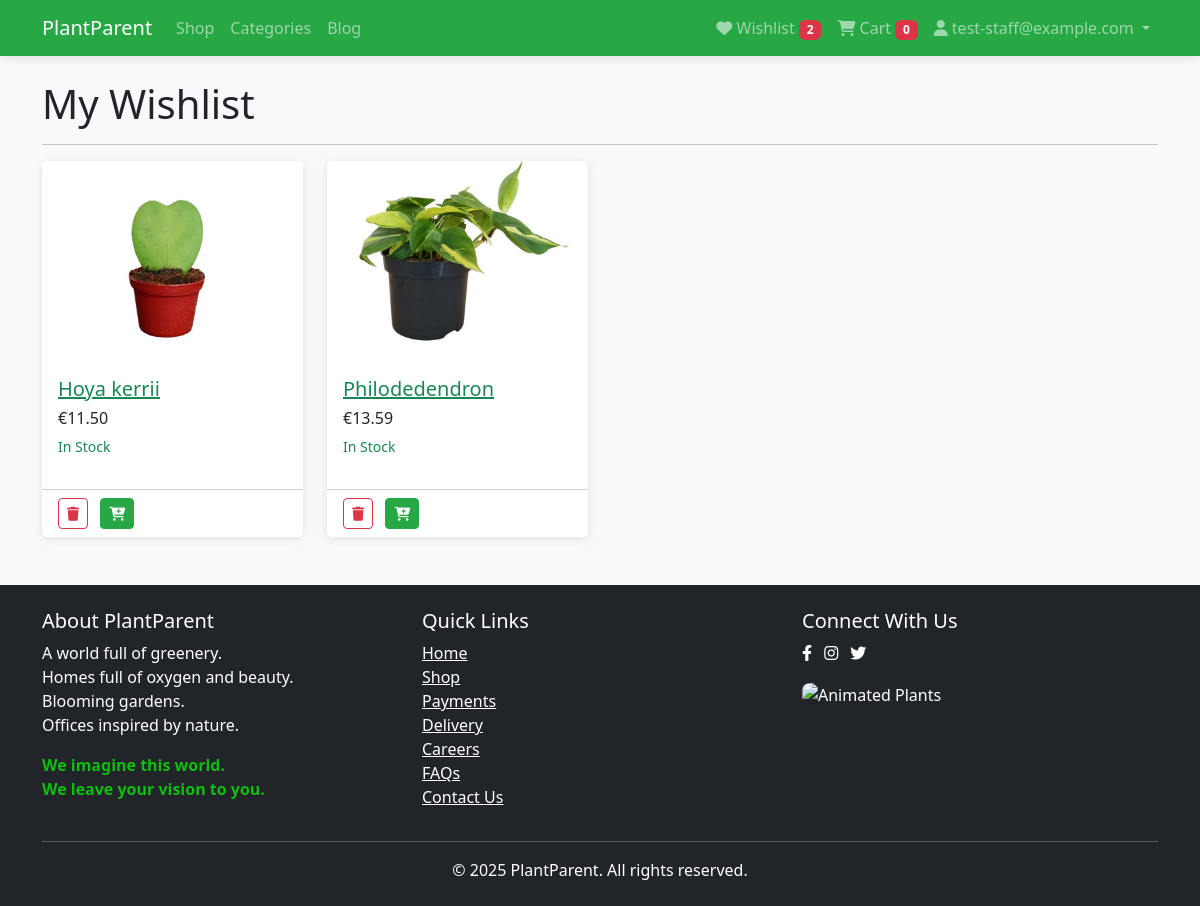
/wishlist/view (signed in), run on the app's committed database.
### accounts/models.py (models this page shows, shortened)
class User(AbstractUser):
    username = None
    email = models.EmailField(_('email address'), unique=True)
    phone = models.CharField(max_length=20, blank=True)
    address = models.TextField(blank=True)
    city = models.CharField(max_length=100, blank=True)
    postal_code = models.CharField(max_length=20, blank=True)
    country = models.CharField(max_length=100, blank=True)
    profile_picture = models.ImageField(
        upload_to=user_profile_picture_path,
        blank=True,
        null=True,
        validators=[validate_image_size, validate_image_format],
        help_text=_('Upload a profile picture (max 1MB, formats: JPG, PNG, GIF)')
    )
    receive_newsletter = models.BooleanField(default=False)
    USERNAME_FIELD = 'email'
    REQUIRED_FIELDS = []
    objects = UserManager()
    class Meta:
        permissions = [
            ("can_publish_post", "Can publish blog posts without approval"),
            ("can_edit_all_posts", "Can edit any blog post (not just own)"),
        ]
    class Meta:
        verbose_name = 'User'
        verbose_name_plural = 'Users'

### wishlist/models.py (models this page shows, shortened)
class Wishlist(models.Model):
    user = models.OneToOneField(
        settings.AUTH_USER_MODEL,
        on_delete=models.CASCADE,
        related_name='wishlist'
    )
    created_at = models.DateTimeField(auto_now_add=True)
    updated_at = models.DateTimeField(auto_now=True)

class WishlistItem(models.Model):
    wishlist = models.ForeignKey(
        Wishlist,
        on_delete=models.CASCADE,
        related_name='items'
    )
    product = models.ForeignKey(
        Product,
        on_delete=models.CASCADE
    )
    added_at = models.DateTimeField(auto_now_add=True)
    class Meta:
        unique_together = ['wishlist', 'product']

### products/models.py (models this page shows, shortened)
class Product(models.Model):
    name = models.CharField(max_length=200)
    slug = models.SlugField(max_length=200, unique=True)
    description = models.TextField()
    short_description = models.CharField(max_length=300, blank=True)
    price = models.DecimalField(max_digits=10, decimal_places=2)
    category = models.ForeignKey(
        Category,
        related_name='products',
        on_delete=models.SET_NULL,
        null=True
    )
    image = models.ImageField(upload_to='products/')
    stock = models.PositiveIntegerField(default=0)
    available = models.BooleanField(default=True)
    created = models.DateTimeField(auto_now_add=True)
    updated = models.DateTimeField(auto_now=True)
    featured = models.BooleanField(default=False)
    class Meta:
        ordering = ['-created']
        indexes = [
            models.Index(fields=['id', 'slug']),
            models.Index(fields=['name']),
            models.Index(fields=['-created']),
        ]
    def get_absolute_url(self):
        return reverse('products:detail', args=[self.slug])

### wishlist/views.py (the view)
# urls.py: path('view', views.WishlistView.as_view(), name='view'),
class WishlistView(LoginRequiredMixin, DetailView):
    model = Wishlist
    template_name = 'wishlist/view.html'
    def get_object(self):
        wishlist, created = Wishlist.objects.get_or_create(user=self.request.user)
        return wishlist

### plantparent/context_processors.py (called while the page is built)
def cart_context(request):
    context = {}
    if request.user.is_authenticated:
        cart = Cart.objects.filter(user=request.user).first()
        context['cart'] = cart
    return context

def wishlist_context(request):
    context = {}
    if request.user.is_authenticated:
        wishlist, created = Wishlist.objects.get_or_create(user=request.user)
        context['wishlist'] = wishlist
    return context

### templates/wishlist/view.html (shortened to what this page needs)
{% extends 'base.html' %}
{% block content %}
<div class="row">
    <div class="col-12">
        <h1>My Wishlist</h1>
        <hr>
    </div>
</div>
{% if wishlist.items.count > 0 %}
<div class="row">
    {% for item in wishlist.items.all %}
        <div class="col-lg-3 col-md-4 col-6 mb-4">
            <div class="card h-100">
                <a href="{{ item.product.get_absolute_url }}">
                    <img class="card-img-top" src="{{ item.product.image.url }}" alt="{{ item.product.name }}">
                </a>
                <div class="card-body">
                    <h5 class="card-title">
                        <a href="{{ item.product.get_absolute_url }}" class="text-success">{{ item.product.name }}</a>
                    </h5>
                    <h6>€{{ item.product.price }}</h6>
                    {% if item.product.stock > 0 %}
                        <p class="text-success small">In Stock</p>
                    {% else %}
                        <p class="text-danger small">Out of Stock</p>
                    {% endif %}
                </div>
                <div class="card-footer bg-white">
                    <form action="{% url 'wishlist:remove' item.product.id %}" method="post" class="d-inline">
                        <button type="submit" class="btn btn-outline-danger btn-sm">
                            <i class="fas fa-trash"></i>
                        </button>
                    </form>
                    {% if item.product.stock > 0 %}
                        <form action="{% url 'wishlist:move_to_cart' item.product.id %}" method="post" class="d-inline ms-2">
                            <button type="submit" class="btn btn-success btn-sm">
                                <i class="fas fa-cart-plus"></i>
                            </button>
                        </form>
                    {% endif %}
                </div>
            </div>
        </div>
    {% endfor %}
</div>
{% endif %}
{% endblock %}

### templates/base.html (shortened to what this page needs)
<!DOCTYPE html>
<html lang="en">
<head>
    <link href="https://cdnjs.cloudflare.com/ajax/libs/font-awesome/6.4.0/css/all.min.css" rel="stylesheet">
    <link rel="stylesheet" href="https://cdnjs.cloudflare.com/ajax/libs/animate.css/4.1.1/animate.min.css" />
    <link href="https://cdn.jsdelivr.net/npm/bootstrap@5.3.0/dist/css/bootstrap.min.css" rel="stylesheet">
    <link rel="stylesheet" href="https://cdnjs.cloudflare.com/ajax/libs/font-awesome/6.4.0/css/all.min.css">
</head>
<body>
    <nav class="navbar navbar-expand-lg navbar-dark bg-success">
        <div class="container">
            <a class="navbar-brand" href="{% url 'products:home' %}">PlantParent</a>
            <div class="collapse navbar-collapse" id="navbarNav">
                <ul class="navbar-nav me-auto">
                    <li class="nav-item">
                        <a class="nav-link" href="{% url 'products:list' %}">Shop</a>
                    </li>
                    <li class="nav-item">
                        <a class="nav-link" href="{% url 'products:categories' %}">Categories</a>
                    </li>
                    <li class="nav-item">
                        <a class="nav-link" href="{% url 'blog:post_list' %}">Blog</a>
                    </li>
                </ul>
                <ul class="navbar-nav">
                    <li class="nav-item">
                        <a class="nav-link" href="{% url 'wishlist:view' %}">
                            <i class="fas fa-heart"></i> Wishlist
                            <span class="badge bg-danger" id="wishlist-count">
                                {% if request.user.is_authenticated %}{{ request.user.wishlist.items.count }}{% else %}0{% endif %}
                            </span>
                        </a>
                    </li>
                    <li class="nav-item">
                        <a class="nav-link" href="{% url 'cart:view' %}">
                            <i class="fas fa-shopping-cart"></i> Cart
                            <span class="badge bg-danger" id="cart-count">
                                {% if cart %}{{ cart.total_quantity }}{% else %}0{% endif %}
                            </span>
                        </a>
                    </li>
                    {% if user.is_authenticated %}
                    <li class="nav-item dropdown">
                        <a class="nav-link dropdown-toggle" href="#" id="navbarDropdown" role="button" data-bs-toggle="dropdown">
                            <i class="fas fa-user"></i> {{ user.email }}
                        </a>
                    </li>
                    {% endif %}
                </ul>
            </div>
        </div>
    </nav>
    <main class="container my-4">
        {% block content %}{% endblock %}
    </main>
    <footer class="bg-dark text-white py-4 mt-0">
        <div class="container">
            <div class="row">
                <div class="col-md-4">
                    <h5>About PlantParent</h5>
                    <p>A world full of greenery. <br>
                       Homes full of oxygen and beauty. <br>
                       Blooming gardens. <br>
                       Offices inspired by nature. <br></p>
                    <p style="color: #0fbd0f;">
                        <b>We imagine this world.</b><br>
                        <b>We leave your vision to you.</b>
                    </p>
                </div>
                <div class="col-md-4">
                    <h5>Quick Links</h5>
                    <ul class="list-unstyled">
                        <li><a href="{% url 'products:home' %}" class="text-white">Home</a></li>
                        <li><a href="{% url 'products:list' %}" class="text-white">Shop</a></li>
                        <li><a href="#" class="text-white">Payments</a></li>
                        <li><a href="#" class="text-white">Delivery</a></li>
                        <li><a href="#" class="text-white">Careers</a></li>
                        <li><a href="#" class="text-white">FAQs</a></li>
                        <li><a href="#" class="text-white">Contact Us</a></li>
                    </ul>
                </div>
                <div class="col-md-4" >
                    <h5>Connect With Us</h5>
                    <a href="#" class="text-white me-2"><i class="fab fa-facebook-f"></i></a>
                    <a href="#" class="text-white me-2"><i class="fab fa-instagram"></i></a>
                    <a href="#" class="text-white me-2"><i class="fab fa-twitter"></i></a>
                    <div class="mt-3">
                        <img src="https://mir-s3-cdn-cf.behance.net/project_modules/max_632/a5364778036023.5c9a9814218f1.gif"
                             alt="Animated Plants"
                             style="width: 180px; border-radius: 8px;">
                    </div>
                </div>
            </div>
            <hr>
            <div class="text-center">
                <p class="mb-0">&copy; 2025 PlantParent. All rights reserved.</p>
            </div>
        </div>
    </footer>
</body>
</html>

### templates/base.html (style rules this page uses)
body { font-family: 'Segoe UI', Tahoma, Geneva, Verdana, sans-serif; background-color: #f8f9fa; }
.card { transition: transform 0.3s ease, box-shadow 0.3s ease; border: none; box-shadow: 0 2px 10px rgba(0, 0, 0, 0.1); }
.card-img-top { height: 200px; object-fit: cover; }
.bg-success { background-color: #28a745 !important; }
.btn-success { background-color: #28a745; border-color: #28a745; }
.navbar { box-shadow: 0 2px 10px rgba(0, 0, 0, 0.1); }
footer { margin-top: 50px; }

### data on the page
User: user.wishlist.items.count "2", email "test-staff@example.com"
WishlistItem: product.image (picture), product.name "Hoya kerrii", product.price "11.50", shows "In Stock"
WishlistItem: product.image (picture), product.name "Philodedendron", product.price "13.59", shows "In Stock"
